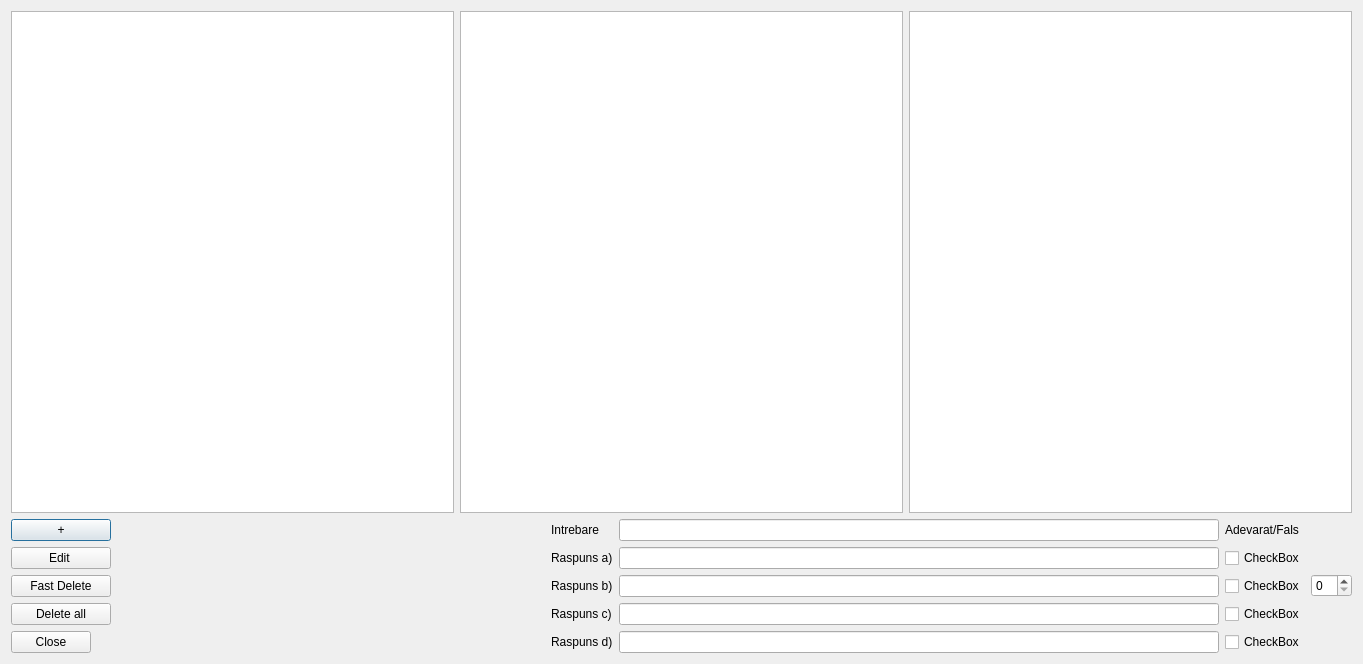
<?xml version="1.0" encoding="UTF-8"?>
<ui version="4.0">
 <class>profDialog</class>
 <widget class="QDialog" name="profDialog">
  <property name="geometry">
   <rect>
    <x>0</x>
    <y>0</y>
    <width>1363</width>
    <height>664</height>
   </rect>
  </property>
  <property name="windowTitle">
   <string>Dialog</string>
  </property>
  <layout class="QVBoxLayout" name="verticalLayout_2">
   <item>
    <layout class="QHBoxLayout" name="horizontalLayout_2">
     <item>
      <widget class="QTableView" name="intrebari_View"/>
     </item>
     <item>
      <widget class="QTableView" name="answers_View">
       <property name="sizePolicy">
        <sizepolicy hsizetype="Expanding" vsizetype="Expanding">
         <horstretch>0</horstretch>
         <verstretch>0</verstretch>
        </sizepolicy>
       </property>
      </widget>
     </item>
     <item>
      <widget class="QTableView" name="boolTable"/>
     </item>
    </layout>
   </item>
   <item>
    <layout class="QHBoxLayout" name="horizontalLayout">
     <item>
      <layout class="QVBoxLayout" name="verticalLayout">
       <item>
        <widget class="QPushButton" name="addButton">
         <property name="maximumSize">
          <size>
           <width>100</width>
           <height>16777215</height>
          </size>
         </property>
         <property name="text">
          <string>+</string>
         </property>
        </widget>
       </item>
       <item>
        <widget class="QPushButton" name="editButton">
         <property name="maximumSize">
          <size>
           <width>100</width>
           <height>16777215</height>
          </size>
         </property>
         <property name="text">
          <string>Edit </string>
         </property>
        </widget>
       </item>
       <item>
        <widget class="QPushButton" name="deleteButton">
         <property name="maximumSize">
          <size>
           <width>100</width>
           <height>16777215</height>
          </size>
         </property>
         <property name="text">
          <string>Fast Delete</string>
         </property>
         <property name="checkable">
          <bool>false</bool>
         </property>
        </widget>
       </item>
       <item>
        <widget class="QPushButton" name="deleteAllbtn">
         <property name="maximumSize">
          <size>
           <width>100</width>
           <height>16777215</height>
          </size>
         </property>
         <property name="text">
          <string>Delete all</string>
         </property>
        </widget>
       </item>
       <item>
        <widget class="QDialogButtonBox" name="buttonBox">
         <property name="layoutDirection">
          <enum>Qt::RightToLeft</enum>
         </property>
         <property name="orientation">
          <enum>Qt::Horizontal</enum>
         </property>
         <property name="standardButtons">
          <set>QDialogButtonBox::Close</set>
         </property>
         <property name="centerButtons">
          <bool>false</bool>
         </property>
        </widget>
       </item>
      </layout>
     </item>
     <item>
      <spacer name="horizontalSpacer">
       <property name="orientation">
        <enum>Qt::Horizontal</enum>
       </property>
       <property name="sizeHint" stdset="0">
        <size>
         <width>40</width>
         <height>20</height>
        </size>
       </property>
      </spacer>
     </item>
     <item>
      <layout class="QGridLayout" name="gridLayout">
       <item row="0" column="0">
        <widget class="QLabel" name="label_2">
         <property name="text">
          <string>Intrebare</string>
         </property>
        </widget>
       </item>
       <item row="0" column="1">
        <widget class="QLineEdit" name="lineEditQ">
         <property name="minimumSize">
          <size>
           <width>600</width>
           <height>0</height>
          </size>
         </property>
        </widget>
       </item>
       <item row="0" column="2">
        <widget class="QLabel" name="label">
         <property name="text">
          <string>Adevarat/Fals</string>
         </property>
        </widget>
       </item>
       <item row="1" column="0">
        <widget class="QLabel" name="label_3">
         <property name="text">
          <string>Raspuns a)</string>
         </property>
        </widget>
       </item>
       <item row="1" column="1">
        <widget class="QLineEdit" name="lineEditA1">
         <property name="minimumSize">
          <size>
           <width>600</width>
           <height>0</height>
          </size>
         </property>
        </widget>
       </item>
       <item row="1" column="2">
        <widget class="QCheckBox" name="checkBox">
         <property name="text">
          <string>CheckBox</string>
         </property>
        </widget>
       </item>
       <item row="2" column="0">
        <widget class="QLabel" name="label_4">
         <property name="text">
          <string>Raspuns b)</string>
         </property>
        </widget>
       </item>
       <item row="2" column="1">
        <widget class="QLineEdit" name="lineEditA2">
         <property name="minimumSize">
          <size>
           <width>600</width>
           <height>0</height>
          </size>
         </property>
        </widget>
       </item>
       <item row="2" column="2">
        <widget class="QCheckBox" name="checkBox_2">
         <property name="text">
          <string>CheckBox</string>
         </property>
        </widget>
       </item>
       <item row="3" column="0">
        <widget class="QLabel" name="label_5">
         <property name="text">
          <string>Raspuns c)</string>
         </property>
        </widget>
       </item>
       <item row="3" column="1">
        <widget class="QLineEdit" name="lineEditA3">
         <property name="minimumSize">
          <size>
           <width>600</width>
           <height>0</height>
          </size>
         </property>
        </widget>
       </item>
       <item row="3" column="2">
        <widget class="QCheckBox" name="checkBox_3">
         <property name="text">
          <string>CheckBox</string>
         </property>
        </widget>
       </item>
       <item row="4" column="0">
        <widget class="QLabel" name="label_6">
         <property name="text">
          <string>Raspuns d)</string>
         </property>
        </widget>
       </item>
       <item row="4" column="1">
        <widget class="QLineEdit" name="lineEditA4">
         <property name="minimumSize">
          <size>
           <width>600</width>
           <height>0</height>
          </size>
         </property>
        </widget>
       </item>
       <item row="4" column="2">
        <widget class="QCheckBox" name="checkBox_4">
         <property name="text">
          <string>CheckBox</string>
         </property>
        </widget>
       </item>
      </layout>
     </item>
     <item>
      <widget class="QSpinBox" name="spinBox"/>
     </item>
    </layout>
   </item>
  </layout>
 </widget>
 <resources/>
 <connections>
  <connection>
   <sender>buttonBox</sender>
   <signal>accepted()</signal>
   <receiver>profDialog</receiver>
   <slot>accept()</slot>
   <hints>
    <hint type="sourcelabel">
     <x>248</x>
     <y>254</y>
    </hint>
    <hint type="destinationlabel">
     <x>157</x>
     <y>274</y>
    </hint>
   </hints>
  </connection>
  <connection>
   <sender>buttonBox</sender>
   <signal>rejected()</signal>
   <receiver>profDialog</receiver>
   <slot>reject()</slot>
   <hints>
    <hint type="sourcelabel">
     <x>316</x>
     <y>260</y>
    </hint>
    <hint type="destinationlabel">
     <x>286</x>
     <y>274</y>
    </hint>
   </hints>
  </connection>
 </connections>
</ui>
